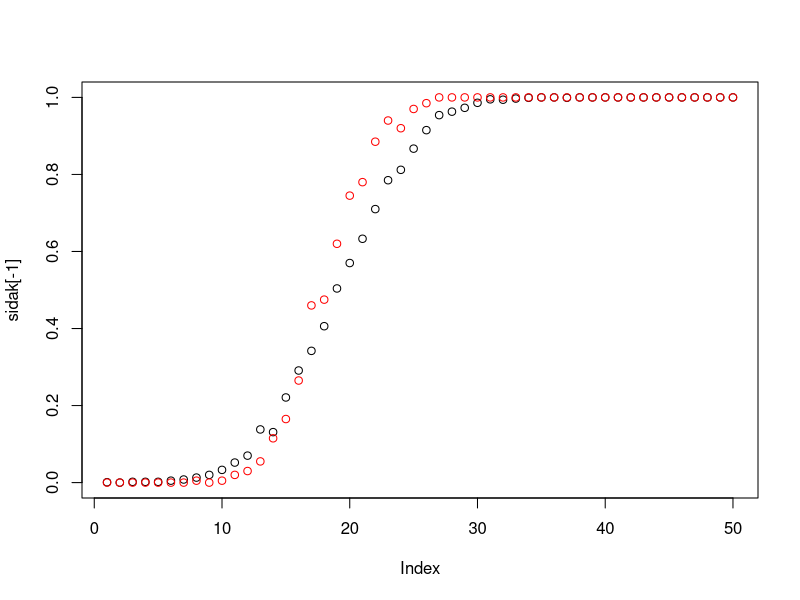
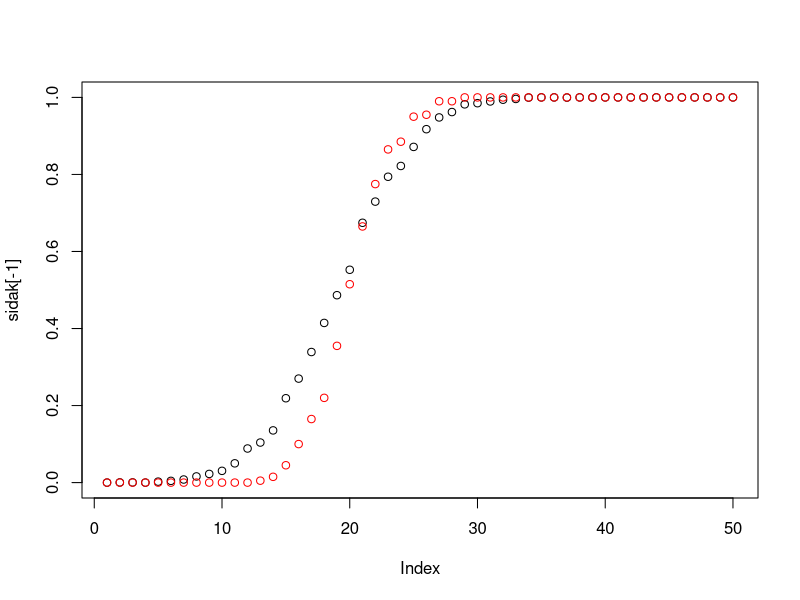
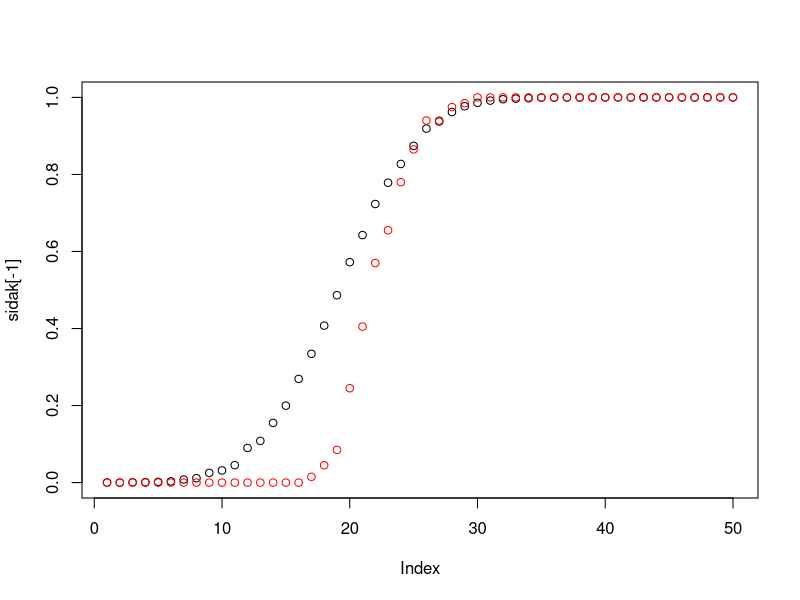

Write the R code that produced these figures, in order. (Note: a time limit stopped this script after it produced the figures.)
### Comparing Sidak and Simes
# Perform simulation to compare the Sidak and Simes test for the global null
# power is 1-beta, where beta is type II error
for(m in c(10^2,10^4)){
  for(p in c(0.05,0.1,0.2)){
    a= 0.01
    sidak = 0
    proportion_sidak = 0
    simes = 0
    proportion_simes = 0
    for (theta in seq(0.1,10, by = 0.2 )){
      for( b in 1:200){
        sidak_sum = 0
        simes_sum = 0
        m_1 = p*m
        star_a = 1-(1-a)^(1/m)
        sequence = c(numeric(m_1)+theta,numeric(m-m_1))
        z = rnorm(m,sequence,1)
        z_value = qnorm(1-star_a)
        for(i in (1:m_1)){
          sidak_sum = sidak_sum + sum(z[i] > z_value)
        }
        proportion_sidak = c(proportion_sidak,sidak_sum/m_1)
        order = rank(z)
        z_value = 0
        for(i in order[1:m_1]){
          z_value = c(z_value,-qnorm(i*a/m))
        }
        z_value = z_value[-1]
        for(i in 1:m_1){
          if (z[i] <= z_value[i]){
            simes_sum = m_1
          }
        }
        proportion_simes = c(proportion_simes,simes_sum/m_1)
      }
      proportion_sidak = mean(proportion_sidak[-1])
      proportion_simes = mean(proportion_simes[-1])
      sidak = c(sidak,proportion_sidak)
      simes = c(simes,proportion_simes)
    }
    plot(sidak[-1])
    points(abs(1-simes[-1]),col= "red")
  }
}



### Sidak under dependence
# Under independence, Sidak multiple test controls FWER. 
# Consider test statistics Z_i s are jointly normal
# Covariance matrix has 1's on the diagonal.
# Find situation where Sidak is unable to control FWER
require("MASS")
power = c()
alpha = 0
for(m in 3:10){
  beta = 1/(2*m)
  varmatrix = matrix(-beta,m,m)
  for(i in 1:m){
    varmatrix[i,i] = 1
  }
  for(b in 1:100){
    sum = 0
    nonzero = seq(1,floor(m/2),1)
    zero = rep(0,ceiling(m/2))
    mu = c(nonzero, zero)
    samplez = mvrnorm(n = 1, mu, varmatrix)
    alphastar = 1-(1-0.05)^(1/m)
    alphastar = -qnorm(alphastar)
    for(i in 2:m){
      sum = sum + sum(samplez[i] > alphastar)
    }
    power = c(power,sum/m)
  }
  power = mean(power)
  alpha = c(alpha, power)
}
alpha

# the sample is generated by half of mean zero and half of mean from 1 to 10
# choose alpha to be 0.05
# when alpha > 0.05, it means FWER cannot be controlled

  
